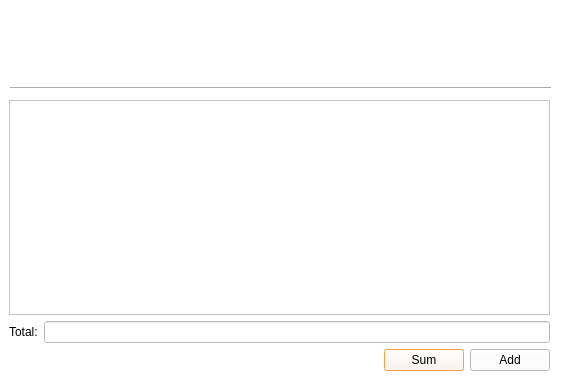
<?xml version="1.0" encoding="UTF-8"?>
<ui version="4.0">
 <class>Income</class>
 <widget class="QDialog" name="Income">
  <property name="geometry">
   <rect>
    <x>0</x>
    <y>0</y>
    <width>562</width>
    <height>387</height>
   </rect>
  </property>
  <property name="windowTitle">
   <string>Dialog</string>
  </property>
  <property name="styleSheet">
   <string notr="true">background-color: rgb(255, 255, 255);
selection-background-color: rgb(245, 121, 0);</string>
  </property>
  <widget class="QWidget" name="widget" native="true">
   <property name="geometry">
    <rect>
     <x>220</x>
     <y>0</y>
     <width>120</width>
     <height>80</height>
    </rect>
   </property>
   <property name="styleSheet">
    <string notr="true">image: url(:/images/icons8-increase-64.png);</string>
   </property>
  </widget>
  <widget class="Line" name="line">
   <property name="geometry">
    <rect>
     <x>10</x>
     <y>80</y>
     <width>541</width>
     <height>16</height>
    </rect>
   </property>
   <property name="orientation">
    <enum>Qt::Horizontal</enum>
   </property>
  </widget>
  <widget class="QWidget" name="layoutWidget">
   <property name="geometry">
    <rect>
     <x>9</x>
     <y>100</y>
     <width>541</width>
     <height>271</height>
    </rect>
   </property>
   <layout class="QVBoxLayout" name="verticalLayout">
    <item>
     <widget class="QTableWidget" name="tableWidget"/>
    </item>
    <item>
     <layout class="QHBoxLayout" name="horizontalLayout_2">
      <item>
       <widget class="QLabel" name="label">
        <property name="text">
         <string>Total:</string>
        </property>
       </widget>
      </item>
      <item>
       <widget class="QLineEdit" name="lineEdit"/>
      </item>
     </layout>
    </item>
    <item>
     <layout class="QHBoxLayout" name="horizontalLayout">
      <item>
       <spacer name="horizontalSpacer">
        <property name="orientation">
         <enum>Qt::Horizontal</enum>
        </property>
        <property name="sizeHint" stdset="0">
         <size>
          <width>40</width>
          <height>20</height>
         </size>
        </property>
       </spacer>
      </item>
      <item>
       <widget class="QPushButton" name="pushButton_2">
        <property name="text">
         <string>Sum</string>
        </property>
       </widget>
      </item>
      <item>
       <widget class="QPushButton" name="pushButton">
        <property name="text">
         <string>Add</string>
        </property>
       </widget>
      </item>
     </layout>
    </item>
   </layout>
  </widget>
 </widget>
 <resources/>
 <connections/>
</ui>
